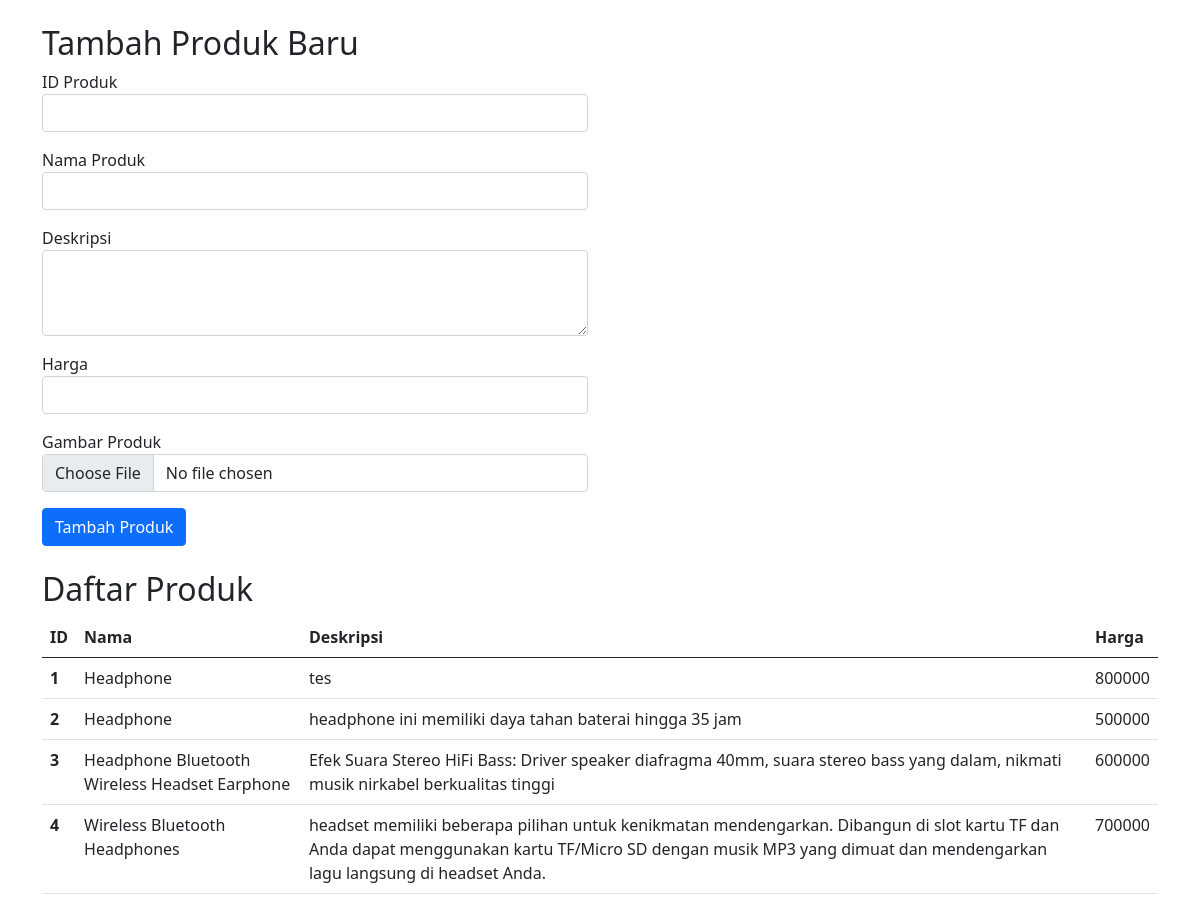
The app's page /tambah.php with its own data.
### tables this page shows
CREATE TABLE `produk` (
  `id_produk` int(11) NOT NULL,
  `gambar` longblob NOT NULL,
  `nama` varchar(200) NOT NULL,
  `deskripsi` varchar(500) NOT NULL,
  `harga` int(11) NOT NULL
);

### tambah.php (the view, shortened to what this page needs)
<?php
$servername = "localhost";
$username = "root";
$password = "";
$database = "web";
$conn = mysqli_connect($servername, $username, $password, $database);
$sql_produk = "SELECT * FROM produk";
$result_produk = mysqli_query($conn, $sql_produk);
?>
<!DOCTYPE html>
<html lang="en">
<head>
    <link href="https://cdn.jsdelivr.net/npm/bootstrap@5.0.2/dist/css/bootstrap.min.css" rel="stylesheet">
</head>
<body>
<div class="container mt-4">
    <div class="row">
        <div class="col-md-6">
            <h2>Tambah Produk Baru</h2>
            <form method="POST" action="<?php echo $_SERVER['PHP_SELF']; ?>" enctype="multipart/form-data">
                <div class="mb-3">
                    <label for="id_produk">ID Produk</label>
                    <input type="text" class="form-control" id="id_produk" name="id_produk" required>
                </div>
                <div class="mb-3">
                    <label for="nama">Nama Produk</label>
                    <input type="text" class="form-control" id="nama" name="nama" required>
                </div>
                <div class="mb-3">
                    <label for="deskripsi">Deskripsi</label>
                    <textarea class="form-control" id="deskripsi" name="deskripsi" rows="3"></textarea>
                </div>
                <div class="mb-3">
                    <label for="harga">Harga</label>
                    <input type="text" class="form-control" id="harga" name="harga" required>
                </div>
                <div class="mb-3">
                    <label for="gambar">Gambar Produk</label>
                    <input type="file" class="form-control" id="gambar" name="gambar" required>
                </div>
                <button type="submit" class="btn btn-primary">Tambah Produk</button>
            </form>
        </div>
    </div>
    <div class="row mt-4">
        <div class="col-md-12">
            <h2>Daftar Produk</h2>
            <table class="table">
                <thead>
                    <tr>
                        <th scope="col">ID</th>
                        <th scope="col">Nama</th>
                        <th scope="col">Deskripsi</th>
                        <th scope="col">Harga</th>
                    </tr>
                </thead>
                <tbody>
                    <?php while ($row_produk = mysqli_fetch_assoc($result_produk)) : ?>
                        <tr>
                            <th scope="row"><?php echo $row_produk['id_produk']; ?></th>
                            <td><?php echo $row_produk['nama']; ?></td>
                            <td><?php echo $row_produk['deskripsi']; ?></td>
                            <td><?php echo $row_produk['harga']; ?></td>
                        </tr>
                    <?php endwhile; ?>
                </tbody>
            </table>
        </div>
    </div>
</div>
</body>
</html>

### records on screen
produk: id_produk "1", nama "Headphone", deskripsi "tes", harga "800000"
produk: id_produk "2", nama "Headphone", deskripsi "headphone ini memiliki daya tahan baterai hingga 35 jam", harga "500000"
produk: id_produk "3", nama "Headphone Bluetooth Wireless Headset Earphone", deskripsi "Efek Suara Stereo HiFi Bass: Driver speaker diafragma 40mm, suara stereo bass yang dalam, nikmati musik nirkabel berkualitas tinggi", harga "600000"
produk: id_produk "4", nama "Wireless Bluetooth Headphones", deskripsi "headset memiliki beberapa pilihan untuk kenikmatan mendengarkan. Dibangun di slot kartu TF dan Anda dapat menggunakan kartu TF/Micro SD dengan musik MP3 yang dimuat dan mendengarkan lagu langsung di headset Anda.", harga "700000"
